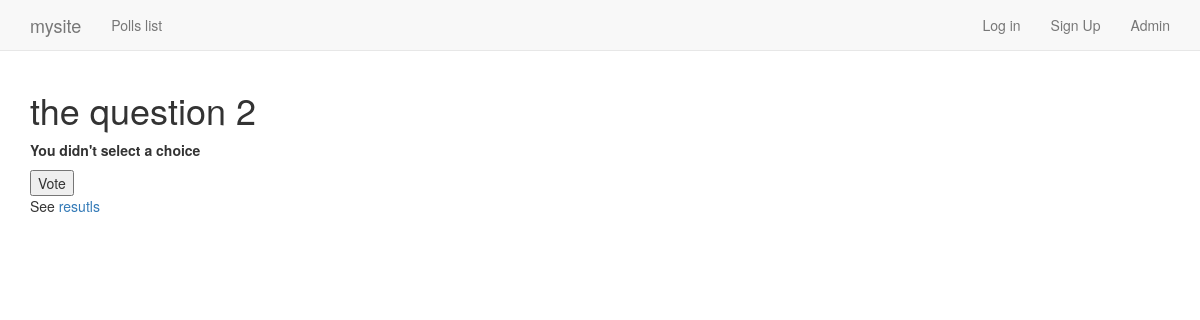
The page /polls/2/vote/ on the database as committed earlier.
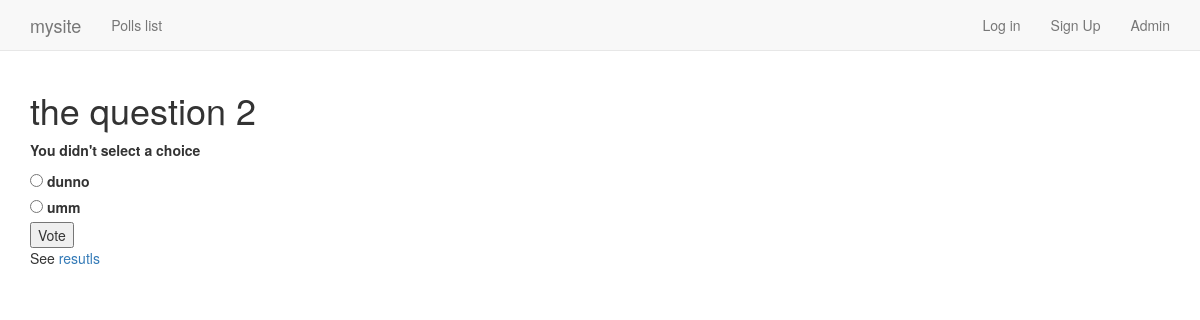
The same page on the database as committed later.
### polls/models.py (models this page shows, shortened)
class Choice(models.Model):
    question = models.ForeignKey(Question, on_delete=models.CASCADE)
    choice_text = models.CharField(max_length=200)
    votes = models.IntegerField(default=0)
    class Meta:
        verbose_name = "Choice"
        verbose_name_plural = "Choices"

### polls/views.py (the view)
# urls.py: url(r'^(?P<question_id>[0-9]+)/vote/$', views.vote, name='vote'),
def vote(request, question_id):
    question = get_object_or_404(models.Question, pk=question_id)
    try:
        selected_choice = question.choice_set.get(pk=request.POST['choice'])
    except (KeyError, models.Choice.DoesNotExist):
        return render(request, 'polls/detail.html', {
            'question':question,
            'error_message': "You didn't select a choice",
        })
    else:
        selected_choice.votes += 1
        selected_choice.save()
        return HttpResponseRedirect(reverse('polls:results', args=(question.id,)))
    return HttpResponse("This is view for voting for a question %s" % question_id)

### polls/templates/polls/detail.html (shortened to what this page needs)
{% extends '../base.html' %}
{% block body_block %}
    <h1>{{ question.question_text }}</h1>
    {% if error_message %}<p><strong>{{ error_message }}</strong></p>{% endif %}
    <form action="{% url 'polls:vote' question.id %}" method="post">
    {% for choice in question.choice_set.all %}
        <input type="radio" name="choice" id="choice-{{ forloop.counter }}" value='{{ choice.id }}'>
        <label for="choice{{ forloop.counter }}">{{ choice.choice_text }}</label><br/>
    {% endfor %}
    <input type="submit" value="Vote">
    </form>
    See <a href="{% url 'polls:results' question.id %}">resutls</a>
{% endblock body_block %}

Rows that differ between the two databases and show on the page:
added Choice: choice_text "dunno"
added Choice: choice_text "umm"
